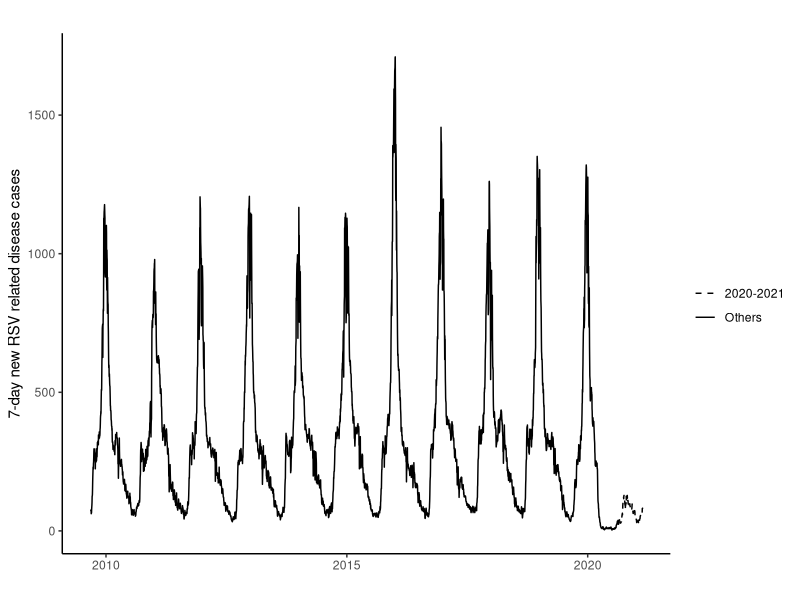
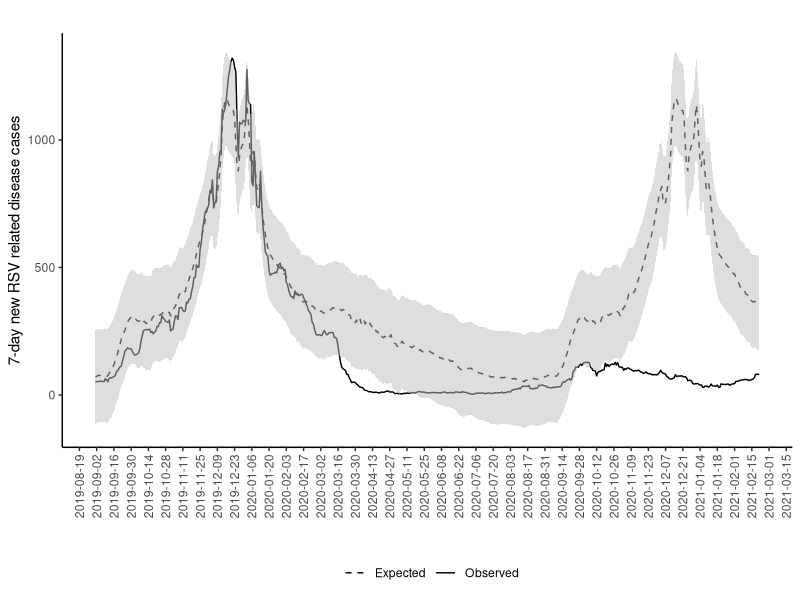

These figures' R source, in order:
## ---- chunk 1
library("data.table")
library("ggplot2")
library("lubridate")
library("kableExtra")
library("forecast")
library("gridExtra")
## ---- chunk 2
vrs_data <- fread("vrs_data.csv", header = T, sep = ";")
vrs_data[, date := as.Date(date)]
library(stringr)
vrs_data[, Season := str_c(year(date %m+% months(-8)),"-",year(date %m+% months(4)))]
## ---- chunk 3
vrs_data[, age_bis := ifelse(age < 2, "<2", "Between 2-4")]
t <- vrs_data[, .(N_age = sum(vrs_cases, na.rm = T),
                       N_sex
                       = sum(vrs_cases[sex == "Female"])), c("Season", "age_bis")]
t[, p_age := N_age/sum(N_age)*100, Season]
t[, p_sex := N_sex/N_age*100]
t[, ":=" (
  Age = paste0(format(N_age, big.mark = ".", decimal.mark = ","), " (", format(round(p_age, 2), big.mark = ".", decimal.mark = ","), "%)"),
  `% Female` = paste0(format(N_sex, big.mark = ".", decimal.mark = ","), " (", format(round(p_sex, 2), big.mark = ".", decimal.mark = ","), "%)")
)]

t_total <- vrs_data[, .(N_age = sum(vrs_cases, na.rm = T),
                       N_sex
                       = sum(vrs_cases[sex == "Female"])), c("Season")]
t_total[, age_bis := "Total"]
t_total[, p_age := N_age/sum(N_age)*100, Season]
t_total[, p_sex := N_sex/N_age*100]
t_total[, ":=" (
  Age = paste0(format(N_age, big.mark = ".", decimal.mark = ","), " (", format(round(p_age, 2), big.mark = ".", decimal.mark = ","), "%)"),
  `% Female` = paste0(format(N_sex, big.mark = ".", decimal.mark = ","), " (", format(round(p_sex, 2), big.mark = ".", decimal.mark = ","), "%)")
)]
t <- rbind(t[, c("Season", "age_bis", "Age", "% Female")],
           t_total[, c("Season", "age_bis", "Age", "% Female")])
## ---- chunk 4
vrs_data[, periode := ifelse(Season == "2020-2021", "2020-2021 season",
                                           ifelse(Season == "2019-2020", "2019-2020 season", "Seasons 2009-2010 to 2018-2019"))]
## ---- chunk 5
vrs_by_season <- vrs_data[, sum(vrs_cases), c("Season", "periode")]
vrs_by_season[, mean(V1), c("periode")]
## ---- chunk 6
vrs_data_total <- vrs_data[, sum(vrs_cases), c("date")]
seq_dates <- data.table(expand.grid("date" = seq(min(vrs_data$date), max(vrs_data$date), by="days")))
vrs_data_all <- merge(vrs_data_total, seq_dates, all = T)
vrs_data_all[, "V1"][is.na(vrs_data_all[, "V1"])] <- 0
vrs_data_all[order(date), vrs_cases_7 := Reduce(`+`, shift(V1, 0:6))]

library(stringr)
vrs_data_all[, Season:= str_c(year(date %m+% months(-8)),"-",year(date %m+% months(4)))]
## ---- chunk 7
vrs_data_all[, season_type := ifelse(Season == "2020-2021", "2020-2021", "Others")]
ggplot(vrs_data_all, aes(date, vrs_cases_7, linetype = season_type)) +
  geom_line() +
  theme_classic() +
  labs(title = "", x = "", y = "7-day new RSV related disease cases", linetype = "") +
  scale_linetype_manual(values = c("2020-2021" = 2, "Others" = 1)) 
## ---- chunk 8
test <- vrs_data_all[!Season %in% c("2019-2020", "2020-2021") & !is.na(vrs_cases_7), c("date", "Season", "vrs_cases_7")]
test <- test[order(date)]

vrs_ts <- ts(test$vrs_cases_7, frequency = 365)

fit <- tslm(vrs_ts ~ season, data = test)
  
new_data <- vrs_data_all[Season %in% c("2019-2020", "2020-2021"), c("date", "Season", "vrs_cases_7")]
new_data <- new_data[order(date)]

pred <- forecast(fit, h = nrow(new_data), level = c(80, 90, 95))
  
dt_predict <- as.data.table(pred)
dt_predict[, date :=  seq(test[, max(date)] + 1 , to = test[, max(date)] + nrow(dt_predict), 1)]
dt_predict <- merge(dt_predict, new_data[,  c("date", "Season", "vrs_cases_7")], by = "date", all.x = T)
  
## ---- chunk 9
dg <- melt(dt_predict, id.vars = c("date", "Lo 95", "Hi 95"), measure.vars = c("vrs_cases_7", "Point Forecast"))
dg[, variable := factor(variable, levels = c("Point Forecast", "vrs_cases_7"), labels = c("Expected", "Observed"))]
## ---- chunk 10
ggplot(dg, aes(date)) +
  geom_line(aes(group = variable, y = value, linetype = variable)) +
  geom_ribbon(aes(ymin = `Lo 95`, ymax = `Hi 95`), fill = "grey", alpha = .5) +
  theme_classic() + labs(title = "", x = "", y = "7-day new RSV related disease cases", linetype = "") +
  scale_x_date(breaks = "2 weeks") +
  scale_linetype_manual(values = c("Expected" = 2, "Observed" = 1)) +
  theme(axis.text.x = element_text(angle = 90, vjust = .5),
        legend.position = "bottom") 
## ---- chunk 11
dt_predict[, excess := ifelse(vrs_cases_7 > `Hi 95`, 1, 0)]
dt_predict[, lack := ifelse(vrs_cases_7 < `Lo 95`, 1, 0)]
## ---- chunk 12
library(dplyr)
periodes_lack <- dt_predict[lack == 1, 
                              .(start = min(date), 
                                end = max(date),
                                expected = paste0(format(sum(`Point Forecast`)/7, big.mark = ".", decimal.mark = ",", digits = 4)), 
                                observed = paste0(format(sum(vrs_cases_7)/7, big.mark = ".", decimal.mark = ",", digits = 4)), 
                                cases = paste0(format(sum(`Point Forecast` - vrs_cases_7)/7, big.mark = ".", decimal.mark = ",", digits = 4), " [IC95%: ", format(sum(`Lo 95` - vrs_cases_7)/7, big.mark = ".", decimal.mark = ",", digits = 4), " - ", format(sum(`Hi 95` - vrs_cases_7)/7, big.mark = ".", decimal.mark = ",", digits = 4), "]"),
                              perc = paste0(format(sum(`Point Forecast` - vrs_cases_7)/sum(`Point Forecast`)*100, big.mark = ".", decimal.mark = ",", digits = 4), " [IC95%: ", format(sum(`Lo 95` - vrs_cases_7)/sum(`Lo 95`)*100, big.mark = ".", decimal.mark = ",", digits = 4), " - ", format(sum(`Hi 95` - vrs_cases_7)/sum(`Hi 95`)*100, big.mark = ".", decimal.mark = ",", digits = 4), "]")),
                              by = .(lack, g = cumsum(c(0, diff(date)) != 1))][order(start)]
periodes_lack[, number_of_days := end - start]
# periodes_defecte <- periodes_defecte[dies != 0]
## ---- chunk 13

setorderv(periodes_lack, c("start"))[, c(3:9)] %>%
  kable(escape = F, caption = "", format.args = list(decimal.mark = ',', big.mark = "."), align = c("l", "l", "c", "c", "c", "c", "c")) %>%
  kable_styling(full_width = T, position = "center") %>%
  row_spec(0, bold = T)
